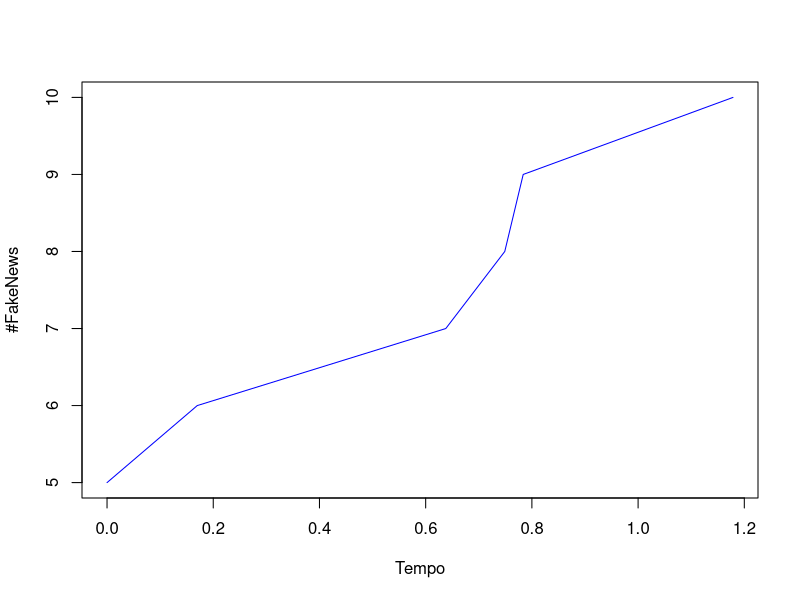

Source code (R):

#Cria timeLine com os valores "F" = 1,"G" = 0, podemos modificar do jeito que quisermos
#GoodNews = 0
#FakeNews = 1

#set.seed(10)
maxLoop <- 1000
#qual valor vai ser inicializado no top das timeLines
top <- 1 #Vai começar com FakeNews no top da timeline
#qual valor vai ser inicializado no botton das timeLines
botton <- 0 #Vai começar com GoodNews no booton da timeline
#Numero posts na timeline
K <- 2 #Minha timeline tem 2 posts só
#Numero de usuarios
N <- 5 #5 usuários
#lambidas
lambda0 <- 0 
lambda1 <- 0 

#nome das colunas do evento, uso para calcular tambem o tamanho da matriz. Esse objeto é apenas um vetor com os nomes das colunas para poder reaproveitar na hora de criar as matrizes
#evento vai ter: [TlSource, TlDestination, Type, TotalFN, Time] #Tempo precisa ser sempre o ultimo elemento da lista para nao dar problema na function calculaProxEvento
#TlSource = Quem está enviando o post
#TlSource = Quem está recebendo o post
#Type = Se é FakeNews(1) ou GoodNews(0)
#TotalFN = Total de fakeNews no instante Time
#Time = tempo que chegou o próximo post na timeline, aqui o tempo não é o total, é relativo, ou seja, é o espaço de tempo entre o ultimo post e a hora desse post
colname <- c("TlSource", "TlDestination", "Type", "TotalFN", "TotalTime", "RelativeTime")

#Timeline é criada da seguinte forma: [top, 0, 0, ..., 0, 0, booton] para cada linha, ou seja, se top = 1 e botton = 1, teremos todas as linhas como [1,0,...,0,1], timeline começa com fakenews e termina com fakenews
timeLine <- matrix(rep(c(top, rep(0,K-2), botton),N), nrow = N, byrow = T)
colnames(timeLine) <- c("Top", rep("middle", K-2), "Botton")

#crio minha matriz de eventos
eventos <- matrix(rep(0,length(colname)), ncol = length(colname))
eventos[4] <- Reduce(`+`, (colSums(timeLine)))
colnames(eventos) <- colname

#cria matriz para receber o proximo evento
prox_evento <- matrix(rep(0, length(colname)), nrow = 1, ncol = length(colname))
colnames(prox_evento) <- colname


#calcula o proximo evento
calculaProxEvento <- function(tl, colname, n, k) {
	#inicializo uma matriz para inserir os eventos que vão ser gerados para poder pegar o proximo evento, sendo que esse evento é o com menor tempo (por falta de memoria podemos fazer assim)
	prox <- matrix(rep(0,), ncol = length(colname), nrow = n)
	colnames(prox) <- colname
	
	#Faço um for para calcular o próximo evento de cada usuário
	for(i in 1:n){
		vizinho <- sample(1:(n-1), 1) #numero aleatorio entre 1 e K-1, daqui fazemos a conta para saber qual o vizinho que vai receber o post. A distribuição é uniforme.
		if(vizinho == i) {vizinho <- n} #A probabilidade é 1/N-1, porque ele nao tem auto referencia, entao se cair nele, vai ser o N-esimo elemento. #Um pouco de gambiarra, mas funciona
		#popula meus dados
		prox[i,1] <- i #TlSource
		prox[i,2] <- vizinho #TlDestination
		
		if(rowSums(tl)[i] == k){#todos os posts do propagador sao FakeNews, entao ele propaga FN
		  prox[i,3] <- 1
		} else if(rowSums(tl)[i] == 0){#todos os posts do propagador sao GoodNews, entao ele propaga GN
		  prox[i,3] <- 0
		} else {
		  prox[i,3] <- sample(0:1,1) #Type # 0 = GN, 1 = FN #aqui ta prob 1/2, tem que alterar depois, esta assim por questão de testes
		}
		##prox[i,3] <- if(sample(0:4,1) > 3) {0} else {1} #Aqui, por questão de testes tmb, coloquei uma prob de 3/5 para receber GoodNews e 2/5 para FakeNews.
		#prox[i,4] <- 0 #Total_FakeNews, vai ser calculado depois, coloco 0 para não ficar vazio
		prox[i,6] <- rexp(1) #Time #tempo exponencial usando função do próprio R.
		
	}
	
	#orderna evento pela coluna "Time" em ordem crescente e adiciona esse evento no proximo evento.
	#Esse é o primeiro evento que vai acontecer pois é o com menor tempo.
	prox[order(prox[,ncol(prox)]),][1,]
}


#################################
roda_sim <- function() {
	#Reduce(`+`, (colSums(timeLine) # Essa conta serve para calcular quantas FakeNews tem, no total, nas timelines
	l<-0
	#Meu loop roda 1000 vezes se minha timeLine não estiver totalmente com GoodNews ou totalmente com FakeNews, caso tenham todas as timeLines com FakeNews ou GoodNews, ele para
	while( (l <= maxLoop) & (Reduce(`+`, (colSums(timeLine))) != 0) &  (Reduce(`+`, (colSums(timeLine))) != K*N) ){
		#uso a function para calcular o proximo evento
		prox_evento <- calculaProxEvento(timeLine, colname, N, K)

		#faço a rotação da timeLine, ou seja, o top recebe o próximo post que pode ser FN ou GN e os outros posts da timeline "descem".
		for(i in K:2){
			timeLine[prox_evento[2], i] <- timeLine[prox_evento[2], i-1] #top vai pra botton
		}
		timeLine[prox_evento[2], 1] <- prox_evento[3] #evento entra no top da timeline
		
		######################################################################
		## RDN Case, mas validar probabilidade se eh linearmente distribuido ##
		######################################################################
		#para RDN podemos escolher aleatoriamente onde a mensagem vai entrar, entao basicamente vamos soh substituir um post aleatoriamente
		#timeLine[prox_evento[2], sample(1:K,1)] <- prox_evento[3] #top vai pra botton
		
		#calcula quantas FakeNews tem no total e adiciono na coluna correta
		prox_evento[4] <- Reduce(`+`, (colSums(timeLine)))
		#adiciona tempo total ate o momento
		prox_evento[5] <- colSums(eventos)[6]+prox_evento[6]
		
		
		#rbind serve para adicionar uma row na matriz, ou seja, estou adicionando o prox_evento na minha matriz de eventos
		eventos <- rbind(eventos, prox_evento)
		
		l <- l+1

	}
	
	return(eventos)
	#minha timeLine após o loop
	#timeLine
	#quantos eventos foram gerados
	#nrow(eventos)
	#plota a quantodade de FakeNews por evento
	#plot(eventos[,4], )
}

sim_events <- roda_sim()
sim_events
#site para ajudar a configurar o plot do grafico
#https://www.datamentor.io/r-programming/plot-function/
plot(sim_events[,5], sim_events[,4], type="l", xlab = "Tempo", ylab = "#FakeNews", col="blue")

nrow(sim_events)